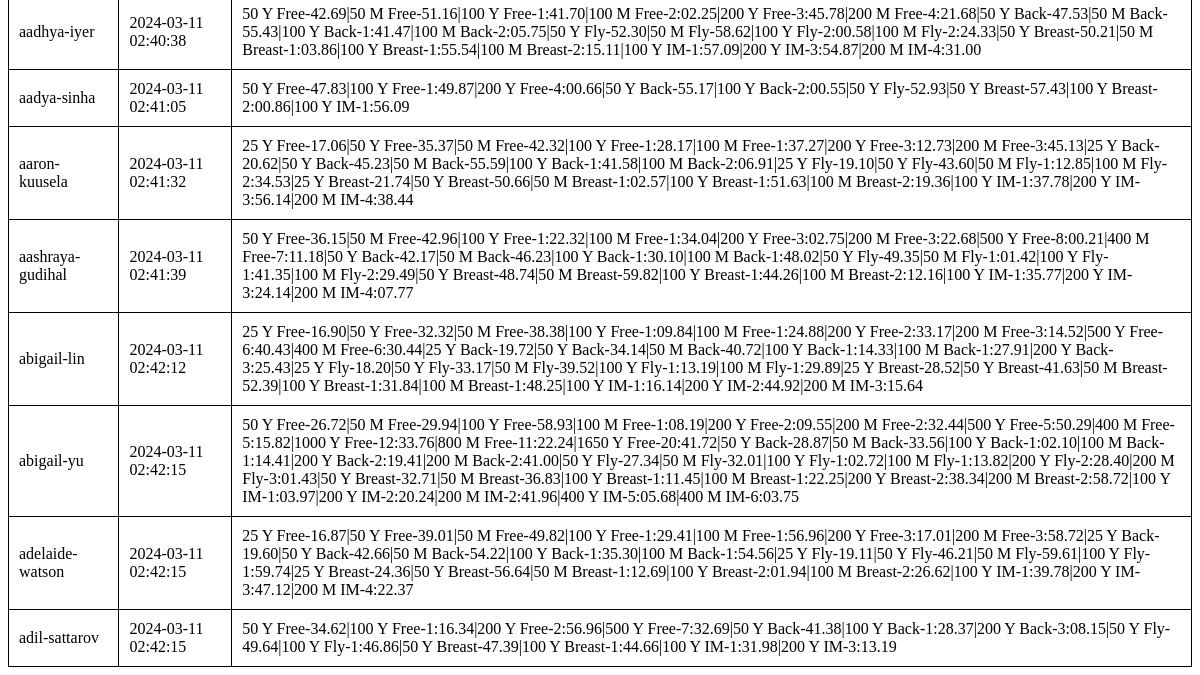
/testdb/ (lower part), run on an earlier commit of the app's database.
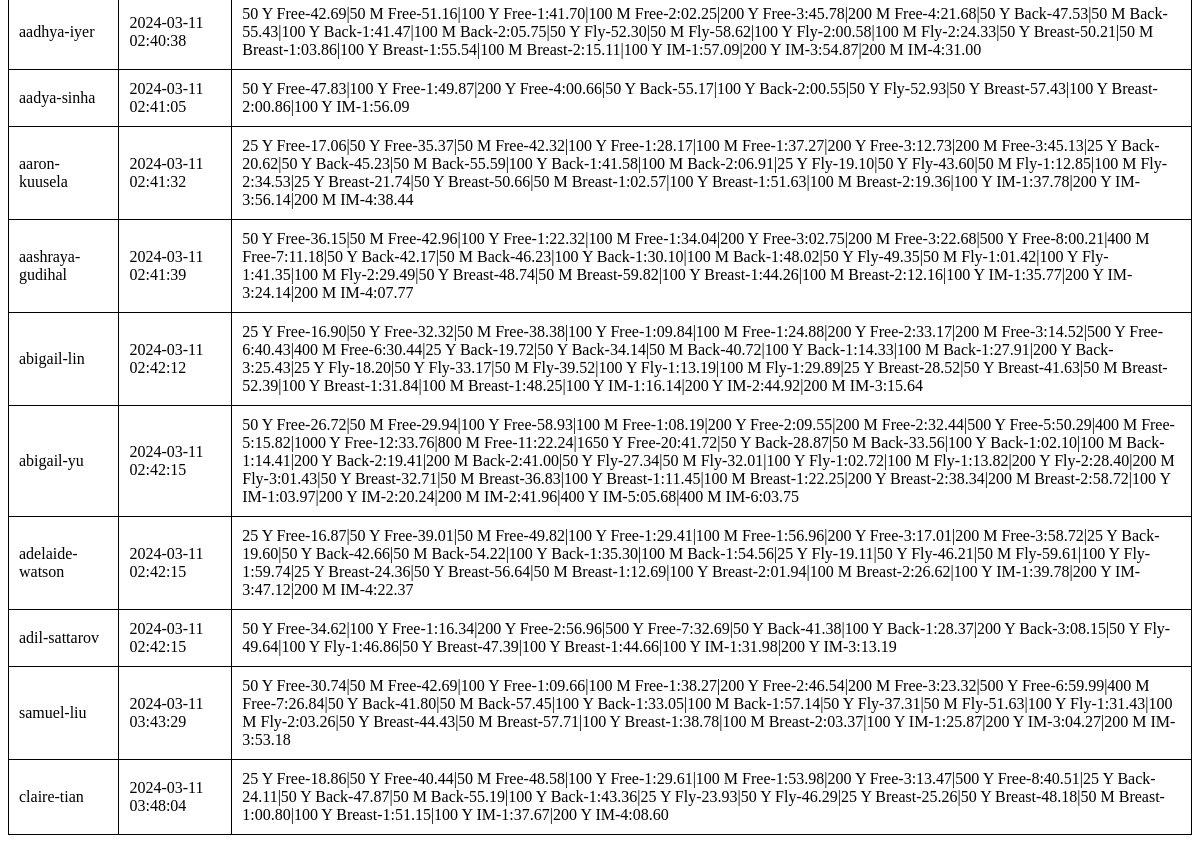
And on a later commit of the database.
### tables this page shows
CREATE TABLE swimmers (
    id TEXT PRIMARY KEY,
    fastest_time TEXT NOT NULL,
    crawl_date TIMESTAMP NOT NULL DEFAULT CURRENT_TIMESTAMP
);

### app.py (the view)
@app.route('/cache/')
@app.route('/cachedb/')
@app.route('/dbcache/')
@app.route('/db/')
@app.route('/testdb/')
def testdb():
  conn = sqlite3.connect('swimmers.db')
  conn.row_factory = sqlite3.Row
  swimmers = conn.execute('SELECT * FROM swimmers').fetchall()
  conn.close()
  return render_template('testdb.html', swimmers=swimmers)

### app.py (called while the page is built)
@app.context_processor
def utility_processor():
    def compare_time(time1: str, time2: str) -> bool:
        if time1 == '' or time2 == '': return False
        timeint1 = int(time1.replace(':','').replace('.',''))
        timeint2 = int(time2.replace(':','').replace('.',''))
        return timeint1 < timeint2
    return dict(compare_time=compare_time)

### templates/testdb.html (shortened to what this page needs)
<!DOCTYPE html>
<html lang="en">
<head>
</head>
<body>
    <div class="content">
      {% block content %}
      <table>
      {% for swimmer in swimmers %}
        <tr>
          <td>{{ swimmer['id'] }} </td> <td>{{ swimmer['crawl_date'] }} </td> <td>{{ swimmer['fastest_time'] }} </td>
        </tr>
      {% endfor %}
      </table>
      {% endblock %}
    </div>
</body>
</html>

### templates/testdb.html (style rules this page uses)
table, th, td { border: 1px solid black; border-collapse: collapse; padding: 10px; }

What changed in the data, as far as the page shows it:
added swimmers: id "samuel-liu", crawl_date "2024-03-11 03:43:29", fastest_time "50 Y Free-30.74|50 M Free-42.69|100 Y Free-1:09.66|100 M Free-1:38.27|200 Y Free-2:46.54|200 M Free-3:23.32|500 Y Free-6:59.99|400 M Free-7:26.84|50 Y Back-41.80|50 M Back-57.45|100 Y Back-1:33.05|100 M Back-1:57.14|50 Y Fly-37.31|50 M Fly-51.63|100 Y Fly-1:31.43|100 M Fly-2:03.26|50 Y Breast-44.43|50 M Breast-57.71|100 Y Breast-1:38.78|100 M Breast-2:03.37|100 Y IM-1:25.87|200 Y IM-3:04.27|200 M IM-3:53.18"
added swimmers: id "claire-tian", crawl_date "2024-03-11 03:48:04", fastest_time "25 Y Free-18.86|50 Y Free-40.44|50 M Free-48.58|100 Y Free-1:29.61|100 M Free-1:53.98|200 Y Free-3:13.47|500 Y Free-8:40.51|25 Y Back-24.11|50 Y Back-47.87|50 M Back-55.19|100 Y Back-1:43.36|25 Y Fly-23.93|50 Y Fly-46.29|25 Y Breast-25.26|50 Y Breast-48.18|50 M Breast-1:00.80|100 Y Breast-1:51.15|100 Y IM-1:37.67|200 Y IM-4:08.60"
